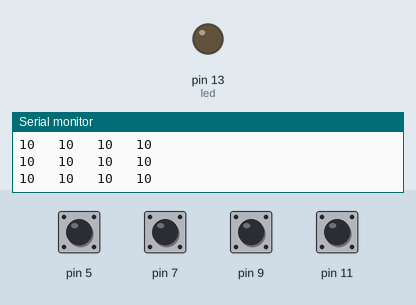
Simulated run of this sketch. Board: Arduino Uno, built with avr-gcc and run on an emulated ATmega328P. On the bench: output pins drawn as LEDs (lit = HIGH), the last lines printed to the serial monitor. The test bench sets the inputs (shaded band); at power-on: pin 5, pin 7, pin 9, pin 11 HIGH.

Above: at 1.2 s.
1.3 s: pin 5 pulled LOW for 0.15 s
At 2.5 s:
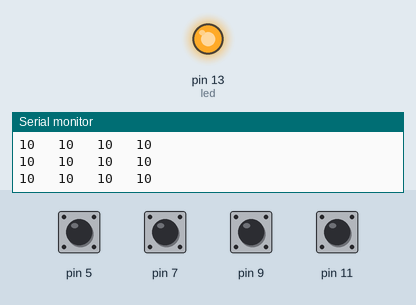
2.9 s: pin 7 pulled LOW for 1 s
At 3.3 s:
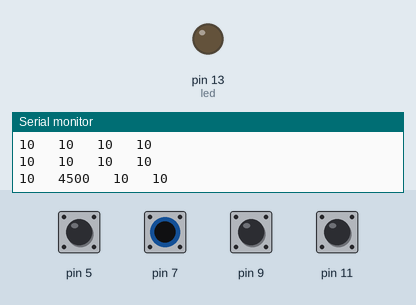
6.9 s: pin 9 pulled LOW for 0.15 s
At 7.8 s:
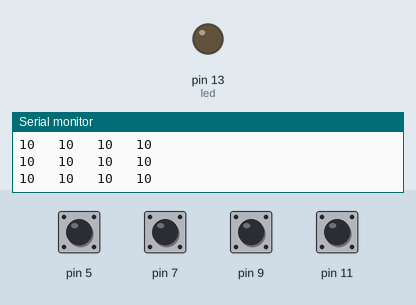
10.0 s: pin 11 pulled LOW for 1 s
At 10.4 s:
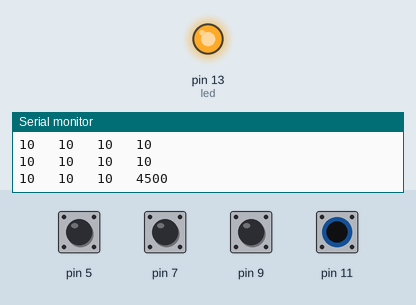
14.0 s: pin 5 pulled LOW for 1 s
At 15.6 s:
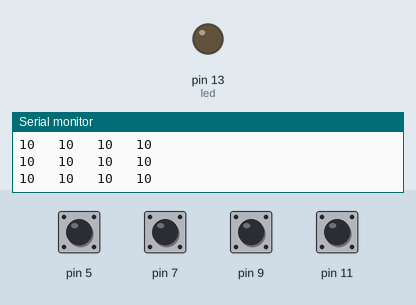
18.0 s: pin 7 pulled LOW for 0.15 s
At 18.9 s:
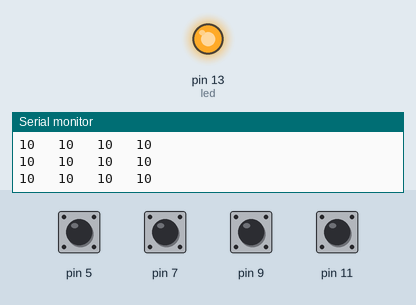
Timing chart, 0 to 21.0 s (numbered marks = the images above; inputs shaded):
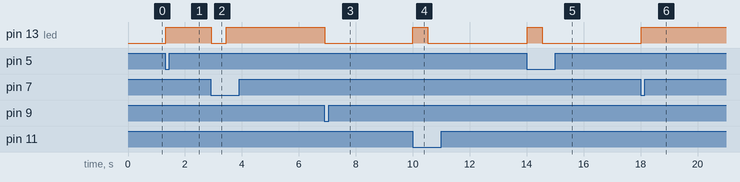

The sketch:

finalproj.ino
```cpp
#include <CapacitiveSensor.h>
CapacitiveSensor Sensor1 = CapacitiveSensor(4, 5);//use four sensor to detect four fruits
CapacitiveSensor Sensor2 = CapacitiveSensor(6, 7);
CapacitiveSensor Sensor3 = CapacitiveSensor(8, 9);
CapacitiveSensor Sensor4 = CapacitiveSensor(10, 11);

long val1;//initialize 4 values from 4 sensors
long val2;
long val3;
long val4;
int pos;
#define led 13
void setup()
{
Serial.begin(9600);
pinMode(led, OUTPUT);
}
void
loop()
{
val1 = Sensor1.capacitiveSensor(30);
val2 = Sensor2.capacitiveSensor(30);
val3 = Sensor3.capacitiveSensor(30);
val4 = Sensor4.capacitiveSensor(30);

Serial.print(val1);//value1
Serial.print(" ");
Serial.print("\t");
Serial.print(val2);//value2
Serial.print(" ");
Serial.print("\t");
Serial.print(val3);//value3
Serial.print(" ");
Serial.print("\t");
Serial.print(val4);//value4
Serial.print(" ");
Serial.print("\t");

Serial.println();
delay(2);

//val1
if (val1 >= 100 && pos == 0)
{
digitalWrite(led, HIGH);
pos = 1;
delay(500);
}
else if (val1 >= 100 && pos == 1)
{
digitalWrite(led, LOW);
pos = 0;
delay(500);
}
//val2
if (val2 >= 100 && pos == 0)
{
digitalWrite(led, HIGH);
pos = 1;
delay(500);
}
else if (val2 >= 100 && pos == 1)
{
digitalWrite(led, LOW);
pos = 0;
delay(500);
}

//val3
if (val3 >= 100 && pos == 0)
{
digitalWrite(led, HIGH);
pos = 1;
delay(500);
}
else if (val3 >= 100 && pos == 1)
{
digitalWrite(led, LOW);
pos = 0;
delay(500);
}
//val4
if (val4 >= 100 && pos == 0)
{
digitalWrite(led, HIGH);
pos = 1;
delay(500);
}
else if (val4 >= 100 && pos == 1)
{
digitalWrite(led, LOW);
pos = 0;
delay(500);
}
delay(10);
}
```

Measured:
- after the input at 1.3 s, pin 13 (led): LOW → HIGH at once
- after the input at 2.9 s, pin 13 (led): HIGH → LOW at once, → HIGH 0.52 s later
- after the input at 6.9 s, pin 13 (led): HIGH → LOW at once
- after the input at 10.0 s, pin 13 (led): LOW → HIGH at once, → LOW 0.52 s later
- after the input at 14.0 s, pin 13 (led): LOW → HIGH at once, → LOW 0.52 s later
- after the input at 18.0 s, pin 13 (led): LOW → HIGH at once
